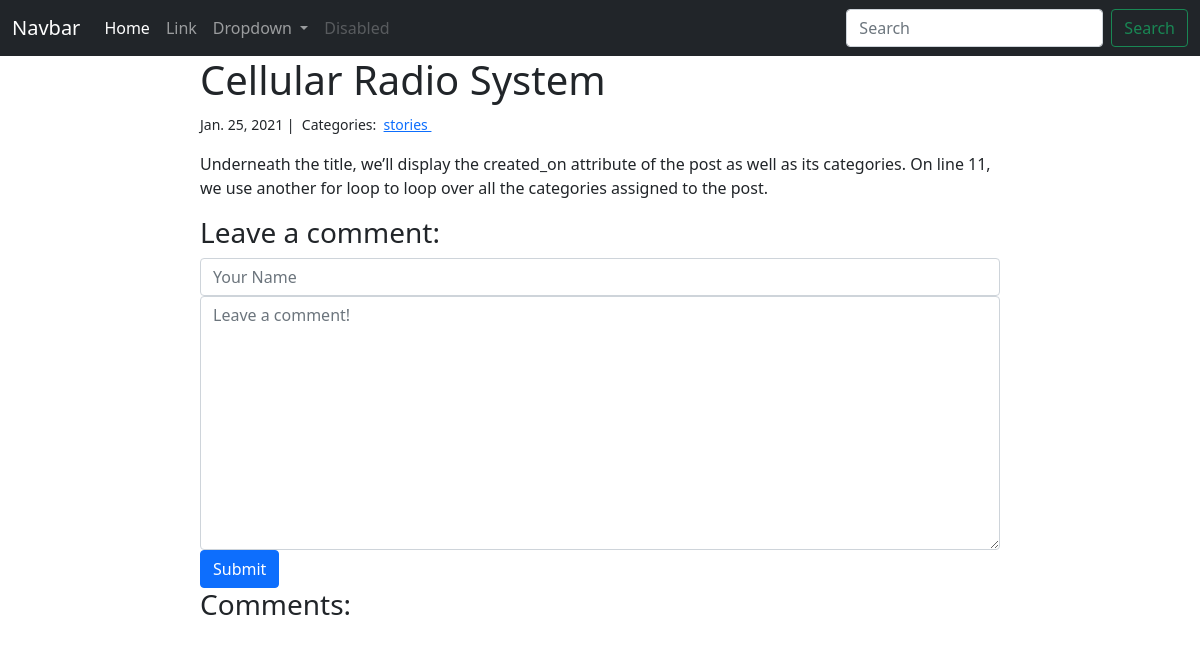
/blog/2/, run on an earlier commit of the app's database.
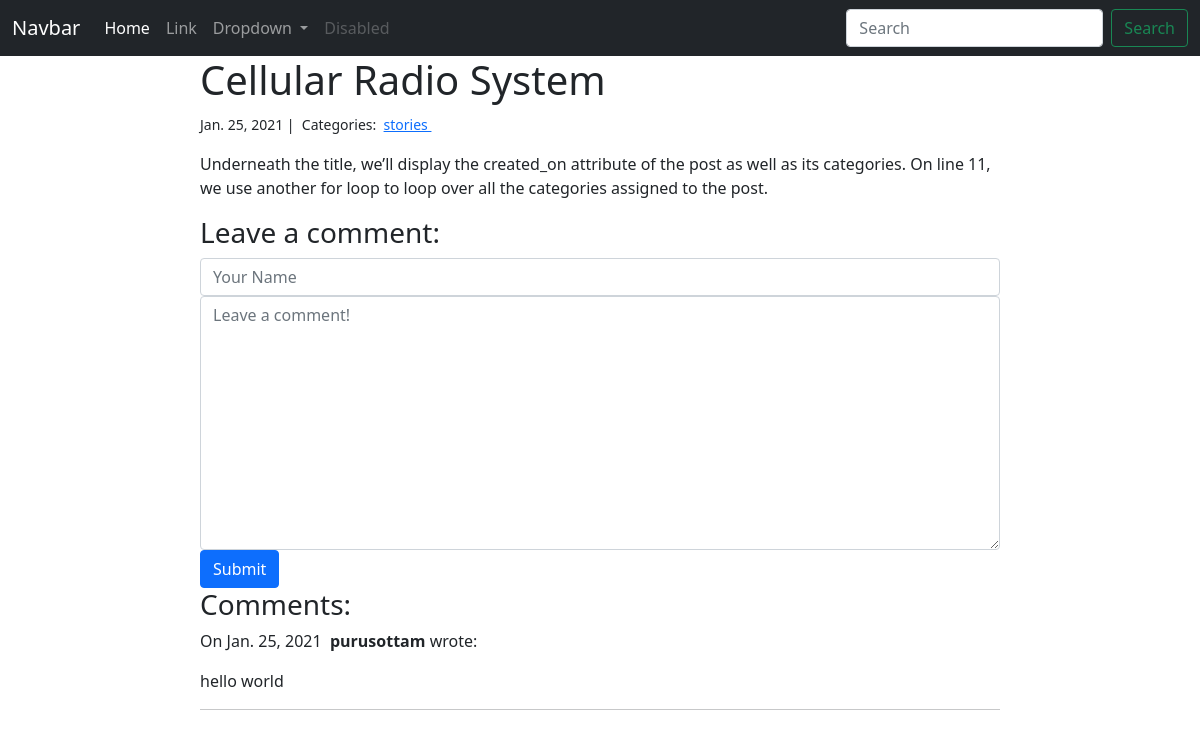
And on a later commit of the database.
### blog/models.py (models this page shows)
class Category(models.Model):
    name = models.CharField(max_length=20)

class Comment(models.Model):
    author = models.CharField(max_length=60)
    body = models.TextField()
    created_on = models.DateTimeField(auto_now_add=True)
    post = models.ForeignKey('Post', on_delete=models.CASCADE)

### blog/views.py (the view, shortened to what this page needs)
# urls.py: path("<int:pk>/", views.blog_detail, name="blog_detail"),
def blog_detail(request, pk):
    post = Post.objects.get(pk=pk)
    comments = Comment.objects.filter(post=post)
    form = CommentForm()
    context = {"post": post, "comments": comments, "form": form}
    return render(request, "blog_detail.html", context)

### blog/forms.py
class CommentForm(forms.Form):
    author = forms.CharField(
        max_length=60,
        widget=forms.TextInput(attrs={
            "class": "form-control",
            "placeholder": "Your Name"
        })
    )
    body = forms.CharField(widget=forms.Textarea(
        attrs={
            "class": "form-control",
            "placeholder": "Leave a comment!"
        })
    )

### blog/templates/blog_detail.html (shortened to what this page needs)
{% extends "base.html" %}
{% block page_content %}
<div class="col-md-8 offset-md-2">
    <h1>{{ post.title }}</h1>
    <small>
        {{ post.created_on.date }} |&nbsp;
        Categories:&nbsp;
        {% for category in post.categories.all %}
        <a href="{% url 'blog_category' category.name %}">
            {{ category.name }}
        </a>&nbsp;
        {% endfor %}
    </small>
    <p>{{ post.body | linebreaks }}</p>
    <h3>Leave a comment:</h3>
    <form action="/blog/{{ post.pk }}/" method="post">
        <div class="form-group">
            {{ form.author }}
        </div>
        <div class="form-group">
            {{ form.body }}
        </div>
        <button type="submit" class="btn btn-primary">Submit</button>
    </form>
    <h3>Comments:</h3>
    {% for comment in comments %}
    <p>
        On {{comment.created_on.date }}&nbsp;
        <b>{{ comment.author }}</b> wrote:
    </p>
    <p>{{ comment.body }}</p>
    <hr>
    {% endfor %}
</div>
{% endblock %}

What changed in the data, as far as the page shows it:
added Comment: created_on "Jan. 25, 2021", author "purusottam", body "hello world"
